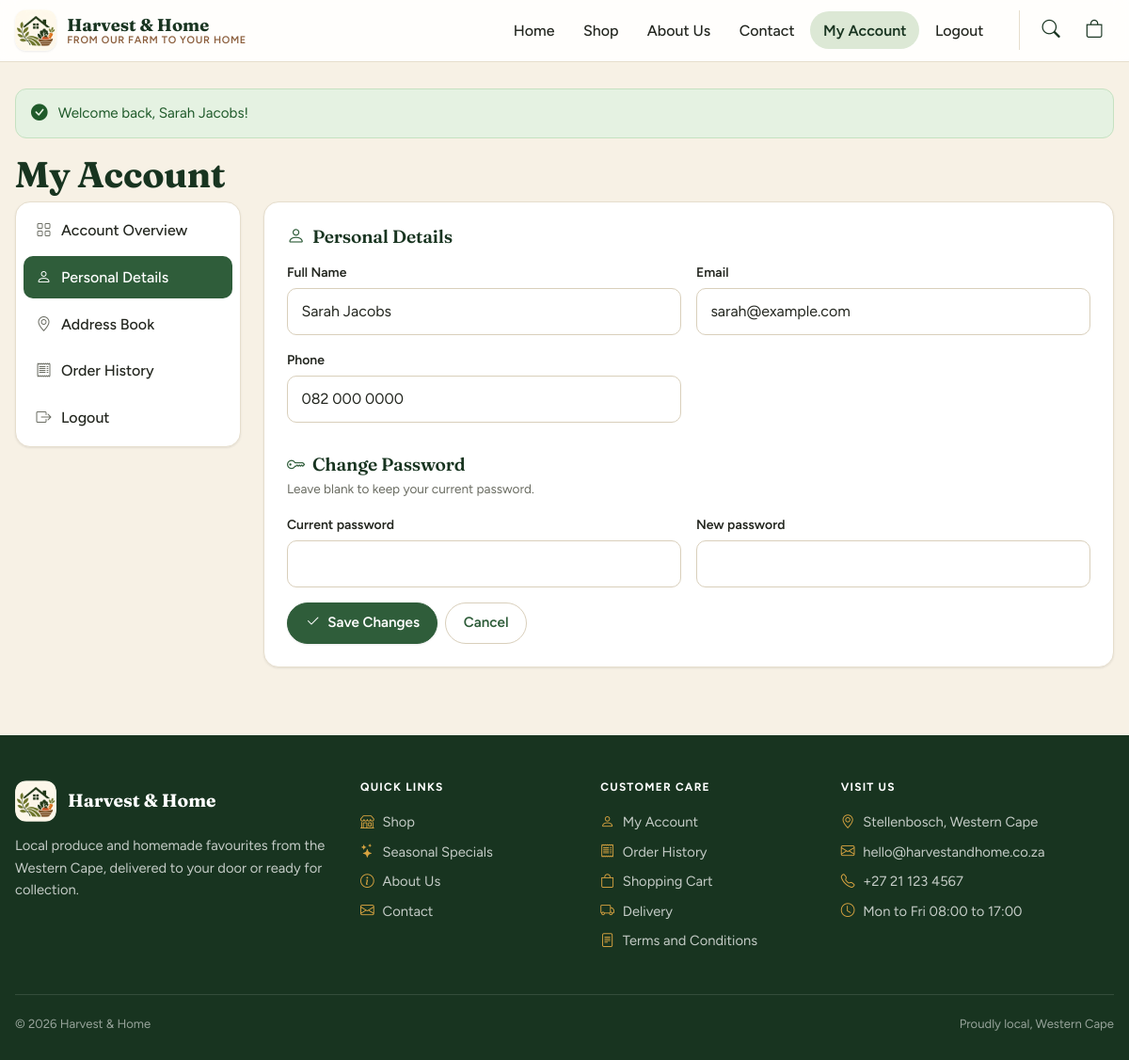
Page /details.php (signed in) on the committed database.
### tables this page shows
CREATE TABLE users (
    user_id        INT AUTO_INCREMENT PRIMARY KEY,
    full_name      VARCHAR(100) NOT NULL,
    email          VARCHAR(150) NOT NULL UNIQUE,
    password_hash  VARCHAR(255) NOT NULL,
    phone          VARCHAR(20)  NOT NULL,
    address        TEXT NULL,
    role           ENUM('customer','admin') NOT NULL DEFAULT 'customer',
    created_at     DATETIME NOT NULL DEFAULT CURRENT_TIMESTAMP
);

### config/db.php (called while the page is built, shortened)
<?php
function db(): PDO
{
    static $pdo = null;
    if ($pdo === null) {
        $dsn = 'mysql:host=' . DB_HOST . ';dbname=' . DB_NAME . ';charset=utf8mb4';
        try {
            $pdo = new PDO($dsn, DB_USER, DB_PASS, [
                PDO::ATTR_ERRMODE            => PDO::ERRMODE_EXCEPTION,
                PDO::ATTR_DEFAULT_FETCH_MODE => PDO::FETCH_ASSOC,
                PDO::ATTR_EMULATE_PREPARES   => false,
            ]);
        } catch (PDOException $e) {
            error_log('DB connection failed: ' . $e->getMessage());
            http_response_code(500);
            exit('Sorry, the shop is unavailable right now. Please try again later.');
        }
    }
    return $pdo;
}

### details.php (the view, shortened to what this page needs)
<?php
require_once 'includes/functions.php';
$uid = current_user()['user_id'];
$stmt = db()->prepare('SELECT * FROM users WHERE user_id = ?');
$stmt->execute([$uid]);
$user = $stmt->fetch();
require 'includes/header.php';
?>
<h1>My Account</h1>
<div class="two side-first">
    <?= account_menu('details.php') ?>
    <form class="card" method="post" action="details.php" data-validate>
        <h2 class="card-title"><?= icon('person') ?>Personal Details</h2>
        <div class="f2">
            <div><label for="full_name">Full Name</label><input id="full_name" name="full_name" value="<?= h($user['full_name']) ?>" required></div>
            <div><label for="email">Email</label><input id="email" type="email" name="email" value="<?= h($user['email']) ?>" data-rule="email" required></div>
            <div><label for="phone">Phone</label><input id="phone" type="tel" name="phone" value="<?= h($user['phone']) ?>" data-rule="phone" required></div>
        </div>
        <h2 class="card-title mt-3 mb-1"><?= icon('key') ?>Change Password</h2>
        <p class="hint mb-3">Leave blank to keep your current password.</p>
        <div class="f2">
            <div><label for="current_password">Current password</label><input id="current_password" type="password" name="current_password" autocomplete="current-password"></div>
            <div><label for="new_password">New password</label><input id="new_password" type="password" name="new_password" autocomplete="new-password" data-rule="password"></div>
        </div>
        <div class="d-flex flex-wrap gap-2">
            <button class="btn" type="submit"><?= icon('check2') ?>Save Changes</button>
            <a class="btn o" href="account.php">Cancel</a>
        </div>
    </form>
</div>
<?php require 'includes/footer.php'; ?>

### assets/css/style.css (style rules this page uses)
:root { --green: #2F5D3A; --green-dark: #22462B; --green-deep: #183420; --sage: #DCE8D5; --sage-soft: #EEF4EA; --cream: #F7F1E5; --cream-soft: #FBF8F2; --brown: #8B5E3C; --honey: #D9A441; --text: #23261F; --muted: #6A6C62; --white: #ffffff; --line: #E6DECD; --field: #D9CFBB; --danger: #A63D2F; --radius: 16px; --radius-sm: 10px; --shadow-sm: 0 1px 2px rgba(35, 38, 31, .05), 0 1px 3px rgba(35, 38, 31, .04); --shadow: 0 10px 24px -10px rgba(35, 38, 31, .18); --shadow-lg: 0 24px 48px -18px rgba(24, 52, 32, .45); --font-body: "Figtree", system-ui, -apple-system, "Segoe UI", Roboto, Arial, sans-serif; --font-display: "Fraunces", Georgia, "Times New Roman", serif; --gutter: max(1rem, calc((100% - 1200px) / 2)); --bs-body-font-family: var(--font-body); --bs-body-color: #23261F; --bs-body-bg: #F7F1E5; --bs-primary: #2F5D3A; --bs-primary-rgb: 47, 93, 58; --bs-link-color: #2F5D3A; --bs-link-color-rgb: 47, 93, 58; --bs-link-hover-color: #22462B; --bs-link-hover-color-rgb: 34, 70, 43; --bs-border-color: #E6DECD; --bs-border-radius: 10px; --bs-secondary-color: #6A6C62; }
* { box-sizing: border-box; }
body { margin: 0; background: var(--cream); color: var(--text); font: 400 1rem/1.6 var(--font-body); -webkit-font-smoothing: antialiased; }
a { color: var(--green); text-decoration: none; }
h1, h2, h3 { font-family: var(--font-display); color: var(--green-deep); letter-spacing: -.01em; }
h1 { font-size: clamp(1.75rem, 1.4rem + 1.4vw, 2.4rem); font-weight: 700; line-height: 1.15; margin: 0 0 .4rem; }
h2 { font-size: clamp(1.3rem, 1.15rem + .6vw, 1.6rem); font-weight: 600; line-height: 1.25; margin: 2rem 0 1rem; }
p { margin: .25rem 0; }
.two { display: grid; gap: 1.5rem; grid-template-columns: minmax(0, 1fr); align-items: start; }
@media (min-width: 992px) { .two { grid-template-columns: minmax(0, 2fr) minmax(280px, 1fr); } }
@media (min-width: 992px) { .two.side-first { grid-template-columns: 240px minmax(0, 1fr); } }
.card { display: block; position: relative; background: var(--white); border: 1px solid var(--line); border-radius: var(--radius); padding: 1.25rem; box-shadow: var(--shadow-sm); color: inherit; }
@media (min-width: 768px) { .card { padding: 1.5rem; } }
.card-title { display: flex; align-items: center; gap: .5rem; font-family: var(--font-display); font-size: 1.2rem; font-weight: 600; color: var(--green-deep); margin: 0 0 1rem; }
.btn { --bs-btn-padding-x: 1.15rem; --bs-btn-padding-y: .65rem; --bs-btn-font-family: var(--font-body); --bs-btn-font-size: .95rem; --bs-btn-font-weight: 600; --bs-btn-line-height: 1.3; --bs-btn-border-radius: 999px; --bs-btn-border-width: 1.5px; --bs-btn-color: #fff; --bs-btn-bg: var(--green); --bs-btn-border-color: var(--green); --bs-btn-hover-color: #fff; --bs-btn-hover-bg: var(--green-dark); --bs-btn-hover-border-color: var(--green-dark); --bs-btn-active-color: #fff; --bs-btn-active-bg: var(--green-deep); --bs-btn-active-border-color: var(--green-deep); --bs-btn-disabled-color: #fff; --bs-btn-disabled-bg: var(--green); --bs-btn-disabled-border-color: var(--green); --bs-btn-focus-shadow-rgb: 47, 93, 58; display: inline-flex; align-items: center; justify-content: center; gap: .5rem; text-align: center; box-shadow: var(--shadow-sm); transition: background-color .15s, border-color .15s, color .15s, transform .15s; }
.btn.o { --bs-btn-color: var(--green); --bs-btn-bg: transparent; --bs-btn-border-color: var(--field); --bs-btn-hover-color: var(--green-deep); --bs-btn-hover-bg: var(--sage-soft); --bs-btn-hover-border-color: var(--green); --bs-btn-active-color: var(--green-deep); --bs-btn-active-bg: var(--sage); --bs-btn-active-border-color: var(--green); box-shadow: none; }
label { display: block; font-size: .875rem; font-weight: 600; color: var(--text); }
input, select, textarea { width: 100%; padding: .7rem .9rem; border: 1px solid var(--field); border-radius: var(--radius-sm); background: var(--white); color: var(--text); font: inherit; margin: .3rem 0 1rem; transition: border-color .15s, box-shadow .15s; }
input::placeholder, textarea::placeholder { color: #9C9D93; }
.f2 { display: grid; gap: 0 1rem; grid-template-columns: 1fr; }
@media (min-width: 600px) { .f2 { grid-template-columns: 1fr 1fr; } }
.hint { color: var(--muted); font-size: .85rem; }

### rows in the picture
users: full_name "Sarah Jacobs", email "sarah@example.com", phone "082 000 0000"

### other values in the picture
$label "Home"
$label "Shop"
$label "About Us"
$label "Contact"
$f['message'] "Welcome back, Sarah Jacobs!"
$label "Account Overview"
$label "Personal Details"
$label "Address Book"
$label "Order History"
$label "Logout"
